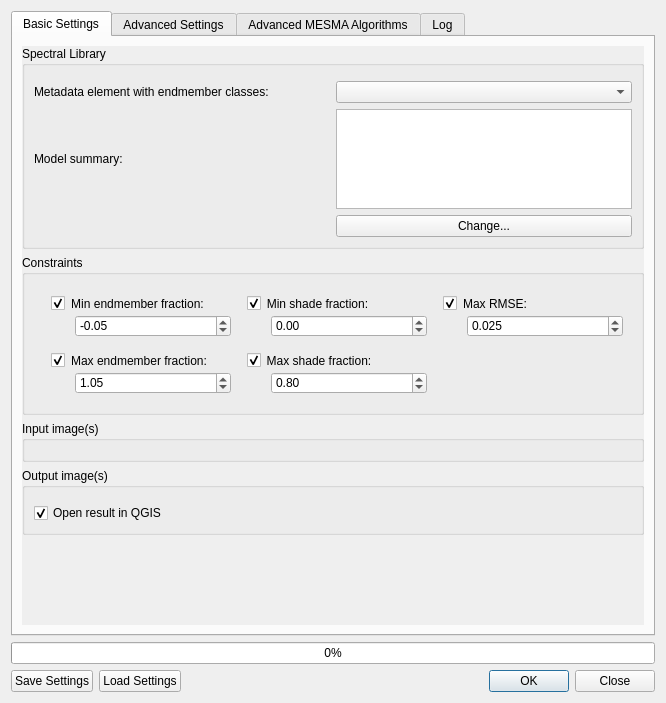
<?xml version="1.0" encoding="UTF-8"?>
<ui version="4.0">
 <class>MesmaDialog</class>
 <widget class="QDialog" name="MesmaDialog">
  <property name="geometry">
   <rect>
    <x>0</x>
    <y>0</y>
    <width>666</width>
    <height>703</height>
   </rect>
  </property>
  <property name="windowTitle">
   <string>MESMA</string>
  </property>
  <property name="toolTip">
   <string/>
  </property>
  <property name="toolTipDuration">
   <number>-1</number>
  </property>
  <property name="statusTip">
   <string/>
  </property>
  <property name="whatsThis">
   <string/>
  </property>
  <property name="accessibleName">
   <string/>
  </property>
  <property name="accessibleDescription">
   <string/>
  </property>
  <property name="locale">
   <locale language="English" country="UnitedKingdom"/>
  </property>
  <property name="windowFilePath">
   <string/>
  </property>
  <property name="sizeGripEnabled">
   <bool>false</bool>
  </property>
  <property name="modal">
   <bool>false</bool>
  </property>
  <layout class="QVBoxLayout" name="verticalLayout">
   <item>
    <widget class="QTabWidget" name="tabWidget">
     <property name="styleSheet">
      <string notr="true"/>
     </property>
     <property name="currentIndex">
      <number>0</number>
     </property>
     <widget class="QWidget" name="tab1">
      <property name="styleSheet">
       <string notr="true"/>
      </property>
      <attribute name="title">
       <string>Basic Settings</string>
      </attribute>
      <layout class="QVBoxLayout" name="verticalLayout_6">
       <item>
        <widget class="QScrollArea" name="scrollArea1">
         <property name="styleSheet">
          <string notr="true"/>
         </property>
         <property name="frameShape">
          <enum>QFrame::NoFrame</enum>
         </property>
         <property name="frameShadow">
          <enum>QFrame::Sunken</enum>
         </property>
         <property name="widgetResizable">
          <bool>true</bool>
         </property>
         <widget class="QWidget" name="scrollArea1Content">
          <property name="geometry">
           <rect>
            <x>0</x>
            <y>0</y>
            <width>616</width>
            <height>562</height>
           </rect>
          </property>
          <layout class="QVBoxLayout" name="verticalLayout_2">
           <property name="spacing">
            <number>6</number>
           </property>
           <property name="leftMargin">
            <number>0</number>
           </property>
           <property name="topMargin">
            <number>0</number>
           </property>
           <property name="rightMargin">
            <number>0</number>
           </property>
           <property name="bottomMargin">
            <number>0</number>
           </property>
           <item>
            <widget class="QGroupBox" name="libraryGroup1">
             <property name="styleSheet">
              <string notr="true"/>
             </property>
             <property name="title">
              <string>Spectral Library</string>
             </property>
             <layout class="QVBoxLayout" name="verticalLayout_9">
              <item>
               <widget class="QgsFileWidget" name="browseLibrary" native="true">
                <property name="toolTip">
                 <string>Browse for the spectral library</string>
                </property>
                <property name="dialogTitle" stdset="0">
                 <string>Select a spectral library</string>
                </property>
                <property name="filter" stdset="0">
                 <string>ENVI Spectral Library (*.sli);;All Files (*)</string>
                </property>
                <property name="defaultRoot" stdset="0">
                 <string/>
                </property>
               </widget>
              </item>
              <item>
               <layout class="QGridLayout" name="modelSettings">
                <item row="0" column="0">
                 <widget class="QLabel" name="classLabel">
                  <property name="text">
                   <string>Metadata element with endmember classes:</string>
                  </property>
                 </widget>
                </item>
                <item row="1" column="1">
                 <widget class="QTextBrowser" name="modelSummary">
                  <property name="sizePolicy">
                   <sizepolicy hsizetype="Minimum" vsizetype="Expanding">
                    <horstretch>0</horstretch>
                    <verstretch>0</verstretch>
                   </sizepolicy>
                  </property>
                  <property name="minimumSize">
                   <size>
                    <width>0</width>
                    <height>0</height>
                   </size>
                  </property>
                  <property name="maximumSize">
                   <size>
                    <width>16777215</width>
                    <height>100</height>
                   </size>
                  </property>
                 </widget>
                </item>
                <item row="0" column="1">
                 <widget class="QComboBox" name="classDropDown">
                  <property name="toolTip">
                   <string>Choose the metadata element that contains the classification used in MESMA</string>
                  </property>
                 </widget>
                </item>
                <item row="3" column="1">
                 <widget class="QPushButton" name="modelButton">
                  <property name="toolTip">
                   <string>Change the subset of chosen models in an interactive widget.</string>
                  </property>
                  <property name="text">
                   <string>Change...</string>
                  </property>
                  <property name="checkable">
                   <bool>false</bool>
                  </property>
                 </widget>
                </item>
                <item row="1" column="0">
                 <widget class="QLabel" name="modelLabel">
                  <property name="text">
                   <string>Model summary:</string>
                  </property>
                 </widget>
                </item>
               </layout>
              </item>
             </layout>
            </widget>
           </item>
           <item>
            <widget class="QGroupBox" name="constraintsGroup1">
             <property name="toolTip">
              <string>Only models that meet these constraints can be chosen.</string>
             </property>
             <property name="title">
              <string>Constraints</string>
             </property>
             <property name="flat">
              <bool>false</bool>
             </property>
             <property name="checkable">
              <bool>false</bool>
             </property>
             <layout class="QGridLayout" name="gridLayout_4">
              <property name="leftMargin">
               <number>25</number>
              </property>
              <property name="topMargin">
               <number>20</number>
              </property>
              <item row="0" column="1">
               <widget class="QGroupBox" name="minShadeCheck">
                <property name="styleSheet">
                 <string notr="true">QGroupBox { border: none}</string>
                </property>
                <property name="title">
                 <string>Min shade fraction:</string>
                </property>
                <property name="checkable">
                 <bool>true</bool>
                </property>
                <property name="checked">
                 <bool>true</bool>
                </property>
                <layout class="QVBoxLayout" name="verticalLayout_10">
                 <property name="leftMargin">
                  <number>25</number>
                 </property>
                 <property name="topMargin">
                  <number>20</number>
                 </property>
                 <item>
                  <widget class="QDoubleSpinBox" name="minShadeValue">
                   <property name="minimum">
                    <double>-1.000000000000000</double>
                   </property>
                   <property name="maximum">
                    <double>2.000000000000000</double>
                   </property>
                   <property name="singleStep">
                    <double>0.050000000000000</double>
                   </property>
                  </widget>
                 </item>
                </layout>
               </widget>
              </item>
              <item row="1" column="1">
               <widget class="QGroupBox" name="maxShadeCheck">
                <property name="styleSheet">
                 <string notr="true">QGroupBox { border: none}</string>
                </property>
                <property name="title">
                 <string>Max shade fraction:</string>
                </property>
                <property name="checkable">
                 <bool>true</bool>
                </property>
                <property name="checked">
                 <bool>true</bool>
                </property>
                <layout class="QVBoxLayout" name="verticalLayout_11">
                 <property name="leftMargin">
                  <number>25</number>
                 </property>
                 <property name="topMargin">
                  <number>20</number>
                 </property>
                 <item>
                  <widget class="QDoubleSpinBox" name="maxShadeValue">
                   <property name="minimum">
                    <double>-1.000000000000000</double>
                   </property>
                   <property name="maximum">
                    <double>2.000000000000000</double>
                   </property>
                   <property name="singleStep">
                    <double>0.050000000000000</double>
                   </property>
                   <property name="value">
                    <double>0.800000000000000</double>
                   </property>
                  </widget>
                 </item>
                </layout>
               </widget>
              </item>
              <item row="1" column="0">
               <widget class="QGroupBox" name="maxFracCheck">
                <property name="styleSheet">
                 <string notr="true">QGroupBox { border: none}</string>
                </property>
                <property name="title">
                 <string>Max endmember fraction:</string>
                </property>
                <property name="checkable">
                 <bool>true</bool>
                </property>
                <property name="checked">
                 <bool>true</bool>
                </property>
                <layout class="QVBoxLayout" name="verticalLayout_5">
                 <property name="leftMargin">
                  <number>25</number>
                 </property>
                 <property name="topMargin">
                  <number>20</number>
                 </property>
                 <item>
                  <widget class="QDoubleSpinBox" name="maxFracValue">
                   <property name="minimum">
                    <double>-1.000000000000000</double>
                   </property>
                   <property name="maximum">
                    <double>2.000000000000000</double>
                   </property>
                   <property name="singleStep">
                    <double>0.050000000000000</double>
                   </property>
                   <property name="value">
                    <double>1.050000000000000</double>
                   </property>
                  </widget>
                 </item>
                </layout>
               </widget>
              </item>
              <item row="0" column="0">
               <widget class="QGroupBox" name="minFracCheck">
                <property name="styleSheet">
                 <string notr="true">QGroupBox { border: none}</string>
                </property>
                <property name="title">
                 <string>Min endmember fraction:</string>
                </property>
                <property name="alignment">
                 <set>Qt::AlignLeading|Qt::AlignLeft|Qt::AlignVCenter</set>
                </property>
                <property name="flat">
                 <bool>false</bool>
                </property>
                <property name="checkable">
                 <bool>true</bool>
                </property>
                <property name="checked">
                 <bool>true</bool>
                </property>
                <layout class="QVBoxLayout" name="verticalLayout_13">
                 <property name="leftMargin">
                  <number>25</number>
                 </property>
                 <property name="topMargin">
                  <number>20</number>
                 </property>
                 <item>
                  <widget class="QDoubleSpinBox" name="minFracValue">
                   <property name="readOnly">
                    <bool>false</bool>
                   </property>
                   <property name="buttonSymbols">
                    <enum>QAbstractSpinBox::UpDownArrows</enum>
                   </property>
                   <property name="minimum">
                    <double>-1.000000000000000</double>
                   </property>
                   <property name="maximum">
                    <double>2.000000000000000</double>
                   </property>
                   <property name="singleStep">
                    <double>0.050000000000000</double>
                   </property>
                   <property name="value">
                    <double>-0.050000000000000</double>
                   </property>
                  </widget>
                 </item>
                </layout>
               </widget>
              </item>
              <item row="0" column="2">
               <widget class="QGroupBox" name="maxRMSECheck">
                <property name="styleSheet">
                 <string notr="true">QGroupBox { border: none  }</string>
                </property>
                <property name="title">
                 <string>Max RMSE:</string>
                </property>
                <property name="checkable">
                 <bool>true</bool>
                </property>
                <property name="checked">
                 <bool>true</bool>
                </property>
                <layout class="QVBoxLayout" name="verticalLayout_12">
                 <property name="leftMargin">
                  <number>25</number>
                 </property>
                 <property name="topMargin">
                  <number>20</number>
                 </property>
                 <item>
                  <widget class="QDoubleSpinBox" name="maxRMSEValue">
                   <property name="decimals">
                    <number>3</number>
                   </property>
                   <property name="maximum">
                    <double>1.000000000000000</double>
                   </property>
                   <property name="singleStep">
                    <double>0.005000000000000</double>
                   </property>
                   <property name="value">
                    <double>0.025000000000000</double>
                   </property>
                  </widget>
                 </item>
                </layout>
               </widget>
              </item>
             </layout>
            </widget>
           </item>
           <item>
            <widget class="QGroupBox" name="imageGroup1">
             <property name="title">
              <string>Input image(s)</string>
             </property>
             <layout class="QVBoxLayout" name="verticalLayout_4">
              <item>
               <widget class="QgsFileWidget" name="browseImage" native="true">
                <property name="toolTip">
                 <string>Browse for the image or images you would like to unmix</string>
                </property>
                <property name="statusTip">
                 <string/>
                </property>
                <property name="whatsThis">
                 <string/>
                </property>
                <property name="accessibleName">
                 <string/>
                </property>
                <property name="accessibleDescription">
                 <string/>
                </property>
                <property name="fullUrl" stdset="0">
                 <bool>false</bool>
                </property>
                <property name="dialogTitle" stdset="0">
                 <string>Select your image</string>
                </property>
                <property name="filter" stdset="0">
                 <string>All files (*);;GDAL/OGR VSIFileHandler (*.zip  *.gz *.tar *.tar.gz *.tgz *.ZIP *.GZ *.TAR *.TAR.GZ *.TGZ);;ACE2 (*.ace2  *.ACE2);;ARC Digitized Raster Graphics (*.gen *.GEN);;ASCII Gridded XYZ  (*.xyz *.XYZ);;Arc/Info ASCII Grid (*.asc *.ASC);;Arc/Info Binary Grid  (hdr.adf HDR.ADF);;Arc/Info Export E00 GRID (*.e00 *.E00);;DRDC COASP  SAR Processor Raster (*.hdr *.HDR);;DTED Elevation Raster (*.dt0 *.dt1  *.dt2 *.DT0 *.DT1 *.DT2);;ECRG TOC format (*.xml *.XML);;ESRI .hdr  Labelled (*.bil *.BIL);;EUMETSAT Archive native  (*.nat *.NAT);;Envisat  Image Format (*.n1 *.N1);;Erdas Imagine Images  (*.img *.IMG);;FARSITE  v.4 Landscape File  (*.lcp *.LCP);;GMT NetCDF Grid Format (*.nc  *.NC);;GRIdded Binary  (*.grb *.GRB);;GeoPackage (*.gpkg  *.GPKG);;GeoSoft Grid Exchange Format (*.gxf *.GXF);;GeoTIFF (*.tif  *.tiff *.TIF *.TIFF);;Geospatial PDF (*.pdf *.PDF);;Golden Software 7  Binary Grid  (*.grd *.GRD);;Golden Software ASCII Grid  (*.grd  *.GRD);;Golden Software Binary Grid  (*.grd *.GRD);;Graphics Interchange  Format  (*.gif *.GIF);;Graphics Interchange Format  (*.gif  *.GIF);;Ground-based SAR Applications Testbed File Format  (*.gff  *.GFF);;HF2/HFZ heightfield raster (*.hf2 *.HF2);;Hierarchical Data  Format Release 4 (*.hdf *.HDF);;Hierarchical Data Format Release 5  (*.hdf5 *.HDF5);;ILWIS Raster Map (*.mpr *.mpl *.MPR *.MPL);;IRIS data  (*.ppi *.PPI);;Idrisi Raster A.1 (*.rst *.RST);;JPEG JFIF (*.jpg *.jpeg  *.JPG *.JPEG);;JPEG-2000 driver based on OpenJPEG library (*.jp2 *.j2k  *.JP2 *.J2K);;Japanese DEM  (*.mem *.MEM);;KOLOR Raw (*.kro  *.KRO);;Leveller heightfield (*.ter *.TER);;MBTiles (*.mbtiles  *.MBTILES);;MS Windows Device Independent Bitmap (*.bmp *.BMP);;Magellan  topo  (*.blx *.BLX);;NOAA NGS Geoid Height Grids (*.bin *.BIN);;NOAA  Vertical Datum .GTX (*.gtx *.GTX);;NTv2 Datum Grid Shift (*.gsb  *.GSB);;National Imagery Transmission Format (*.ntf *.NTF);;Network  Common Data Format (*.nc *.NC);;Northwood Classified Grid Format  .grc/.tab (*.grc *.GRC);;Northwood Numeric Grid Format .grd/.tab (*.grd  *.GRD);;PCIDSK Database File (*.pix *.PIX);;PCRaster Raster File (*.map  *.MAP);;Portable Network Graphics (*.png *.PNG);;Portable Pixmap Format  (*.pnm *.PNM);;R Object Data Store (*.rda *.RDA);;Raster Matrix Format  (*.rsw *.RSW);;Raster Product Format TOC format (*.toc  *.TOC);;Rasterlite (*.sqlite *.SQLITE);;SAGA GIS Binary Grid  (*.sdat  *.SDAT);;SDTS Raster (*.ddf *.DDF);;SGI Image File Format 1.0 (*.rgb  *.RGB);;SRTMHGT File Format (*.hgt *.HGT);;Snow Data Assimilation System  (*.hdr *.HDR);;Standard Raster Product  (*.img *.IMG);;Swedish Grid RIK  (*.rik *.RIK);;Terragen heightfield (*.ter *.TER);;USGS Optional ASCII  DEM  (*.dem *.DEM);;VTP .bt (Binary Terrain) 1.3 Format (*.bt  *.BT);;Vexcel MFF Raster (*.hdr *.HDR);;Virtual Raster (*.vrt *.ovr  *.VRT *.OVR);;WEBP (*.webp *.WEBP);;X11 PixMap Format (*.xpm  *.XPM);;ZMap Plus Grid (*.dat *.DAT) </string>
                </property>
               </widget>
              </item>
             </layout>
            </widget>
           </item>
           <item>
            <widget class="QGroupBox" name="outputGroup">
             <property name="toolTip">
              <string>Choose a name and location for the MESMA result file. Additional files will be filename_fractions, filename_rmse, filename_metadata.txt and filename_look_up_table.csv.</string>
             </property>
             <property name="title">
              <string>Output image(s)</string>
             </property>
             <layout class="QVBoxLayout" name="verticalLayout_3">
              <item>
               <widget class="QgsFileWidget" name="browseOut" native="true">
                <property name="toolTip">
                 <string>Choose a name and location for the MESMA result file. Additional files will be filename_fractions, filename_rmse, filename_metadata.txt and filename_look_up_table.csv.</string>
                </property>
               </widget>
              </item>
              <item>
               <widget class="QCheckBox" name="openInQGIS">
                <property name="toolTip">
                 <string>Check if you would like to view the result in QGIS afterwards.</string>
                </property>
                <property name="text">
                 <string>Open result in QGIS</string>
                </property>
                <property name="checked">
                 <bool>true</bool>
                </property>
               </widget>
              </item>
             </layout>
            </widget>
           </item>
           <item>
            <spacer name="verticalSpacer">
             <property name="orientation">
              <enum>Qt::Vertical</enum>
             </property>
             <property name="sizeHint" stdset="0">
              <size>
               <width>20</width>
               <height>0</height>
              </size>
             </property>
            </spacer>
           </item>
          </layout>
         </widget>
        </widget>
       </item>
      </layout>
     </widget>
     <widget class="QWidget" name="tab2">
      <attribute name="title">
       <string>Advanced Settings</string>
      </attribute>
      <layout class="QVBoxLayout" name="verticalLayout_7">
       <item>
        <widget class="QScrollArea" name="scrollArea2">
         <property name="styleSheet">
          <string notr="true"/>
         </property>
         <property name="frameShape">
          <enum>QFrame::NoFrame</enum>
         </property>
         <property name="lineWidth">
          <number>0</number>
         </property>
         <property name="widgetResizable">
          <bool>true</bool>
         </property>
         <widget class="QWidget" name="scrollArea2Content">
          <property name="geometry">
           <rect>
            <x>0</x>
            <y>0</y>
            <width>595</width>
            <height>556</height>
           </rect>
          </property>
          <layout class="QVBoxLayout" name="verticalLayout_8">
           <property name="leftMargin">
            <number>0</number>
           </property>
           <property name="topMargin">
            <number>0</number>
           </property>
           <property name="rightMargin">
            <number>0</number>
           </property>
           <property name="bottomMargin">
            <number>0</number>
           </property>
           <item>
            <widget class="QGroupBox" name="libraryGroup2">
             <property name="title">
              <string>Spectral Library</string>
             </property>
             <layout class="QGridLayout" name="gridLayout">
              <property name="verticalSpacing">
               <number>20</number>
              </property>
              <item row="0" column="0">
               <widget class="QLabel" name="libraryScaleLabel">
                <property name="toolTip">
                 <string>The reflectance scale factor is automatically detected. It is the number by which the array must be divided to get reflectance values between 0 and 1. The user can change this value here.</string>
                </property>
                <property name="text">
                 <string>Reflectance scale factor:</string>
                </property>
               </widget>
              </item>
              <item row="2" column="0">
               <widget class="QLabel" name="fusionLabel">
                <property name="toolTip">
                 <string>Models with a higher number of classes (e.g. 4-EM Models vs 3-EM Models) are only chosen if decrease in RMSE is larger than this threshold</string>
                </property>
                <property name="text">
                 <string>Fusion Threshold: </string>
                </property>
               </widget>
              </item>
              <item row="0" column="2">
               <widget class="QSpinBox" name="libraryScaleValue">
                <property name="sizePolicy">
                 <sizepolicy hsizetype="Minimum" vsizetype="Fixed">
                  <horstretch>0</horstretch>
                  <verstretch>0</verstretch>
                 </sizepolicy>
                </property>
                <property name="minimumSize">
                 <size>
                  <width>100</width>
                  <height>0</height>
                 </size>
                </property>
                <property name="toolTip">
                 <string>The reflectance scale factor is automatically detected. It is the number by which the array must be divided to get reflectance values between 0 and 1. The user can change this value here.</string>
                </property>
                <property name="minimum">
                 <number>1</number>
                </property>
                <property name="maximum">
                 <number>1000000000</number>
                </property>
               </widget>
              </item>
              <item row="2" column="2">
               <widget class="QDoubleSpinBox" name="fusionValue">
                <property name="toolTip">
                 <string>Models with a higher number of classes (e.g. 4-EM Models vs 3-EM Models) are only chosen if decrease in RMSE is larger than this threshold</string>
                </property>
                <property name="decimals">
                 <number>3</number>
                </property>
                <property name="maximum">
                 <double>1.000000000000000</double>
                </property>
                <property name="singleStep">
                 <double>0.001000000000000</double>
                </property>
                <property name="value">
                 <double>0.007000000000000</double>
                </property>
               </widget>
              </item>
              <item row="0" column="3">
               <spacer name="horizontalSpacer_2">
                <property name="orientation">
                 <enum>Qt::Horizontal</enum>
                </property>
                <property name="sizeHint" stdset="0">
                 <size>
                  <width>40</width>
                  <height>20</height>
                 </size>
                </property>
               </spacer>
              </item>
              <item row="3" column="0" colspan="4">
               <widget class="QGroupBox" name="shadeCheck">
                <property name="toolTip">
                 <string>Select a single shade spectrum</string>
                </property>
                <property name="styleSheet">
                 <string notr="true">QGroupBox {border: none}</string>
                </property>
                <property name="title">
                 <string>Non-photometric shade: </string>
                </property>
                <property name="alignment">
                 <set>Qt::AlignLeading|Qt::AlignLeft|Qt::AlignVCenter</set>
                </property>
                <property name="checkable">
                 <bool>true</bool>
                </property>
                <property name="checked">
                 <bool>false</bool>
                </property>
                <layout class="QGridLayout" name="gridLayout_7">
                 <property name="leftMargin">
                  <number>25</number>
                 </property>
                 <property name="topMargin">
                  <number>20</number>
                 </property>
                 <item row="2" column="1">
                  <widget class="QgsSpinBox" name="shadeScaleValue">
                   <property name="minimumSize">
                    <size>
                     <width>100</width>
                     <height>20</height>
                    </size>
                   </property>
                   <property name="maximum">
                    <number>1000000</number>
                   </property>
                  </widget>
                 </item>
                 <item row="2" column="0">
                  <widget class="QLabel" name="shadeScaleLabel">
                   <property name="text">
                    <string>Reflectance scale factor for shade signal: </string>
                   </property>
                  </widget>
                 </item>
                 <item row="2" column="2">
                  <spacer name="horizontalSpacer_4">
                   <property name="orientation">
                    <enum>Qt::Horizontal</enum>
                   </property>
                   <property name="sizeHint" stdset="0">
                    <size>
                     <width>40</width>
                     <height>20</height>
                    </size>
                   </property>
                  </spacer>
                 </item>
                 <item row="0" column="0" colspan="3">
                  <widget class="QgsFileWidget" name="browseShade" native="true">
                   <property name="toolTip">
                    <string>Select a single shade spectrum</string>
                   </property>
                   <property name="filter" stdset="0">
                    <string>ENVI Spectral Library (*.sli);;All Files (*)</string>
                   </property>
                  </widget>
                 </item>
                </layout>
               </widget>
              </item>
             </layout>
            </widget>
           </item>
           <item>
            <widget class="QGroupBox" name="constraintsGroup2">
             <property name="title">
              <string>Constraints</string>
             </property>
             <layout class="QVBoxLayout" name="verticalLayout_15">
              <item>
               <widget class="QGroupBox" name="residualsCheck">
                <property name="styleSheet">
                 <string notr="true">QGroupBox { border: none}</string>
                </property>
                <property name="title">
                 <string>Limit the residual values (slow!)</string>
                </property>
                <property name="checkable">
                 <bool>true</bool>
                </property>
                <property name="checked">
                 <bool>false</bool>
                </property>
                <layout class="QGridLayout" name="gridLayout_3">
                 <property name="leftMargin">
                  <number>9</number>
                 </property>
                 <property name="topMargin">
                  <number>20</number>
                 </property>
                 <item row="0" column="2">
                  <widget class="QDoubleSpinBox" name="maxThresValue">
                   <property name="decimals">
                    <number>3</number>
                   </property>
                   <property name="maximum">
                    <double>1.000000000000000</double>
                   </property>
                   <property name="singleStep">
                    <double>0.005000000000000</double>
                   </property>
                   <property name="value">
                    <double>0.025000000000000</double>
                   </property>
                  </widget>
                 </item>
                 <item row="1" column="2">
                  <widget class="QSpinBox" name="maxBandsValue">
                   <property name="maximum">
                    <number>200</number>
                   </property>
                   <property name="value">
                    <number>7</number>
                   </property>
                  </widget>
                 </item>
                 <item row="0" column="1">
                  <widget class="QLabel" name="maxThresLabel">
                   <property name="baseSize">
                    <size>
                     <width>0</width>
                     <height>0</height>
                    </size>
                   </property>
                   <property name="text">
                    <string>&lt;html&gt;&lt;head/&gt;&lt;body&gt;&lt;p align=&quot;right&quot;&gt;Threshold&lt;br/&gt;residual value:&lt;/p&gt;&lt;/body&gt;&lt;/html&gt;</string>
                   </property>
                   <property name="alignment">
                    <set>Qt::AlignRight|Qt::AlignTrailing|Qt::AlignVCenter</set>
                   </property>
                   <property name="margin">
                    <number>5</number>
                   </property>
                  </widget>
                 </item>
                 <item row="1" column="1">
                  <widget class="QLabel" name="maxBandsLabel">
                   <property name="text">
                    <string>&lt;html&gt;&lt;head/&gt;&lt;body&gt;&lt;p&gt;Max # contiguous bands&lt;br/&gt;exceeding the threshold:&lt;/p&gt;&lt;/body&gt;&lt;/html&gt;</string>
                   </property>
                   <property name="alignment">
                    <set>Qt::AlignRight|Qt::AlignTrailing|Qt::AlignVCenter</set>
                   </property>
                   <property name="wordWrap">
                    <bool>true</bool>
                   </property>
                   <property name="margin">
                    <number>5</number>
                   </property>
                  </widget>
                 </item>
                </layout>
               </widget>
              </item>
             </layout>
            </widget>
           </item>
           <item>
            <widget class="QGroupBox" name="imageGroup2">
             <property name="title">
              <string>Input Image</string>
             </property>
             <layout class="QGridLayout" name="gridLayout_5">
              <item row="0" column="2">
               <spacer name="horizontalSpacer">
                <property name="orientation">
                 <enum>Qt::Horizontal</enum>
                </property>
                <property name="sizeHint" stdset="0">
                 <size>
                  <width>40</width>
                  <height>20</height>
                 </size>
                </property>
               </spacer>
              </item>
              <item row="0" column="1">
               <widget class="QSpinBox" name="imageScaleValue">
                <property name="minimumSize">
                 <size>
                  <width>100</width>
                  <height>0</height>
                 </size>
                </property>
                <property name="toolTip">
                 <string>The reflectance scale factor is automatically detected. It is the number by which the array must be divided to get reflectance values between 0 and 1. The user can change this value here.</string>
                </property>
                <property name="minimum">
                 <number>1</number>
                </property>
                <property name="maximum">
                 <number>1000000000</number>
                </property>
               </widget>
              </item>
              <item row="0" column="0">
               <widget class="QLabel" name="imageScaleLabel">
                <property name="toolTip">
                 <string>The reflectance scale factor is automatically detected. It is the number by which the array must be divided to get reflectance values between 0 and 1. The user can change this value here.</string>
                </property>
                <property name="text">
                 <string>Reflectance scale factor:</string>
                </property>
               </widget>
              </item>
             </layout>
            </widget>
           </item>
           <item>
            <widget class="QGroupBox" name="outputGroup2">
             <property name="title">
              <string>Output Image</string>
             </property>
             <layout class="QVBoxLayout" name="verticalLayout_14">
              <item>
               <widget class="QCheckBox" name="createResidualImage">
                <property name="toolTip">
                 <string>Would you like to create a residual image?</string>
                </property>
                <property name="text">
                 <string>Create residual image</string>
                </property>
               </widget>
              </item>
             </layout>
            </widget>
           </item>
           <item>
            <widget class="QGroupBox" name="multiprocessingGroup">
             <property name="title">
              <string>Multiprocessing</string>
             </property>
             <layout class="QGridLayout" name="gridLayout_2">
              <item row="0" column="2">
               <spacer name="horizontalSpacer_5">
                <property name="orientation">
                 <enum>Qt::Horizontal</enum>
                </property>
                <property name="sizeHint" stdset="0">
                 <size>
                  <width>365</width>
                  <height>20</height>
                 </size>
                </property>
               </spacer>
              </item>
              <item row="0" column="0">
               <widget class="QLabel" name="cpuLabel">
                <property name="toolTip">
                 <string>The reflectance scale factor is automatically detected. It is the number by which the array must be divided to get reflectance values between 0 and 1. The user can change this value here.</string>
                </property>
                <property name="text">
                 <string>Number of available logical cores</string>
                </property>
               </widget>
              </item>
              <item row="0" column="1">
               <widget class="QSpinBox" name="cpuValue">
                <property name="minimumSize">
                 <size>
                  <width>100</width>
                  <height>0</height>
                 </size>
                </property>
                <property name="toolTip">
                 <string>The reflectance scale factor is automatically detected. It is the number by which the array must be divided to get reflectance values between 0 and 1. The user can change this value here.</string>
                </property>
                <property name="minimum">
                 <number>1</number>
                </property>
                <property name="maximum">
                 <number>10000</number>
                </property>
               </widget>
              </item>
             </layout>
            </widget>
           </item>
          </layout>
         </widget>
        </widget>
       </item>
      </layout>
     </widget>
     <widget class="QWidget" name="tab3">
      <attribute name="title">
       <string>Advanced MESMA Algorithms</string>
      </attribute>
      <layout class="QVBoxLayout" name="verticalLayout_16">
       <item>
        <widget class="QScrollArea" name="scrollArea3">
         <property name="styleSheet">
          <string notr="true"/>
         </property>
         <property name="frameShape">
          <enum>QFrame::NoFrame</enum>
         </property>
         <property name="widgetResizable">
          <bool>true</bool>
         </property>
         <widget class="QWidget" name="scrollArea3Contents">
          <property name="geometry">
           <rect>
            <x>0</x>
            <y>0</y>
            <width>616</width>
            <height>509</height>
           </rect>
          </property>
          <layout class="QVBoxLayout" name="verticalLayout_17">
           <property name="leftMargin">
            <number>0</number>
           </property>
           <property name="topMargin">
            <number>0</number>
           </property>
           <property name="rightMargin">
            <number>0</number>
           </property>
           <property name="bottomMargin">
            <number>0</number>
           </property>
           <item>
            <widget class="QGroupBox" name="spectralWeighingCheck">
             <property name="styleSheet">
              <string notr="true">QGroupBox {border: none}</string>
             </property>
             <property name="title">
              <string>Use spectral weighing (slow)</string>
             </property>
             <property name="checkable">
              <bool>true</bool>
             </property>
             <property name="checked">
              <bool>false</bool>
             </property>
            </widget>
           </item>
           <item>
            <widget class="QGroupBox" name="bandSelectionCheck">
             <property name="styleSheet">
              <string notr="true">QGroupBox {border: none}</string>
             </property>
             <property name="title">
              <string>Use band selection (Stable Zone Unmixing)</string>
             </property>
             <property name="checkable">
              <bool>true</bool>
             </property>
             <property name="checked">
              <bool>false</bool>
             </property>
             <layout class="QGridLayout" name="gridLayout_6">
              <property name="leftMargin">
               <number>25</number>
              </property>
              <property name="topMargin">
               <number>20</number>
              </property>
              <item row="2" column="1">
               <widget class="QDoubleSpinBox" name="correlationDecrease">
                <property name="maximum">
                 <double>1.000000000000000</double>
                </property>
                <property name="singleStep">
                 <double>0.010000000000000</double>
                </property>
                <property name="value">
                 <double>0.010000000000000</double>
                </property>
               </widget>
              </item>
              <item row="2" column="0">
               <widget class="QLabel" name="label_2">
                <property name="text">
                 <string>Correlation decrease:</string>
                </property>
               </widget>
              </item>
              <item row="1" column="0">
               <widget class="QLabel" name="label">
                <property name="text">
                 <string>Correlation threshold:</string>
                </property>
               </widget>
              </item>
              <item row="1" column="1">
               <widget class="QDoubleSpinBox" name="correlationThreshold">
                <property name="minimumSize">
                 <size>
                  <width>100</width>
                  <height>0</height>
                 </size>
                </property>
                <property name="maximum">
                 <double>1.000000000000000</double>
                </property>
                <property name="singleStep">
                 <double>0.010000000000000</double>
                </property>
                <property name="value">
                 <double>0.990000000000000</double>
                </property>
               </widget>
              </item>
              <item row="1" column="2">
               <spacer name="horizontalSpacer_3">
                <property name="orientation">
                 <enum>Qt::Horizontal</enum>
                </property>
                <property name="sizeHint" stdset="0">
                 <size>
                  <width>40</width>
                  <height>20</height>
                 </size>
                </property>
               </spacer>
              </item>
             </layout>
            </widget>
           </item>
          </layout>
         </widget>
        </widget>
       </item>
      </layout>
     </widget>
     <widget class="QWidget" name="tab_log">
      <attribute name="title">
       <string>Log</string>
      </attribute>
      <layout class="QVBoxLayout" name="verticalLayout_19">
       <item>
        <widget class="QTextBrowser" name="logBrowser"/>
       </item>
      </layout>
     </widget>
    </widget>
   </item>
   <item>
    <widget class="QProgressBar" name="progressBar">
     <property name="value">
      <number>0</number>
     </property>
    </widget>
   </item>
   <item>
    <layout class="QHBoxLayout" name="horizontalLayout">
     <item>
      <widget class="QPushButton" name="store">
       <property name="text">
        <string>Save Settings</string>
       </property>
      </widget>
     </item>
     <item>
      <widget class="QPushButton" name="restore">
       <property name="text">
        <string>Load Settings</string>
       </property>
      </widget>
     </item>
     <item>
      <widget class="QDialogButtonBox" name="OKClose">
       <property name="standardButtons">
        <set>QDialogButtonBox::Close|QDialogButtonBox::Ok</set>
       </property>
       <property name="centerButtons">
        <bool>false</bool>
       </property>
      </widget>
     </item>
    </layout>
   </item>
  </layout>
 </widget>
 <customwidgets>
  <customwidget>
   <class>QgsFileWidget</class>
   <extends>QWidget</extends>
   <header>qgsfilewidget.h</header>
  </customwidget>
  <customwidget>
   <class>QgsSpinBox</class>
   <extends>QSpinBox</extends>
   <header>qgsspinbox.h</header>
  </customwidget>
 </customwidgets>
 <resources/>
 <connections/>
</ui>
